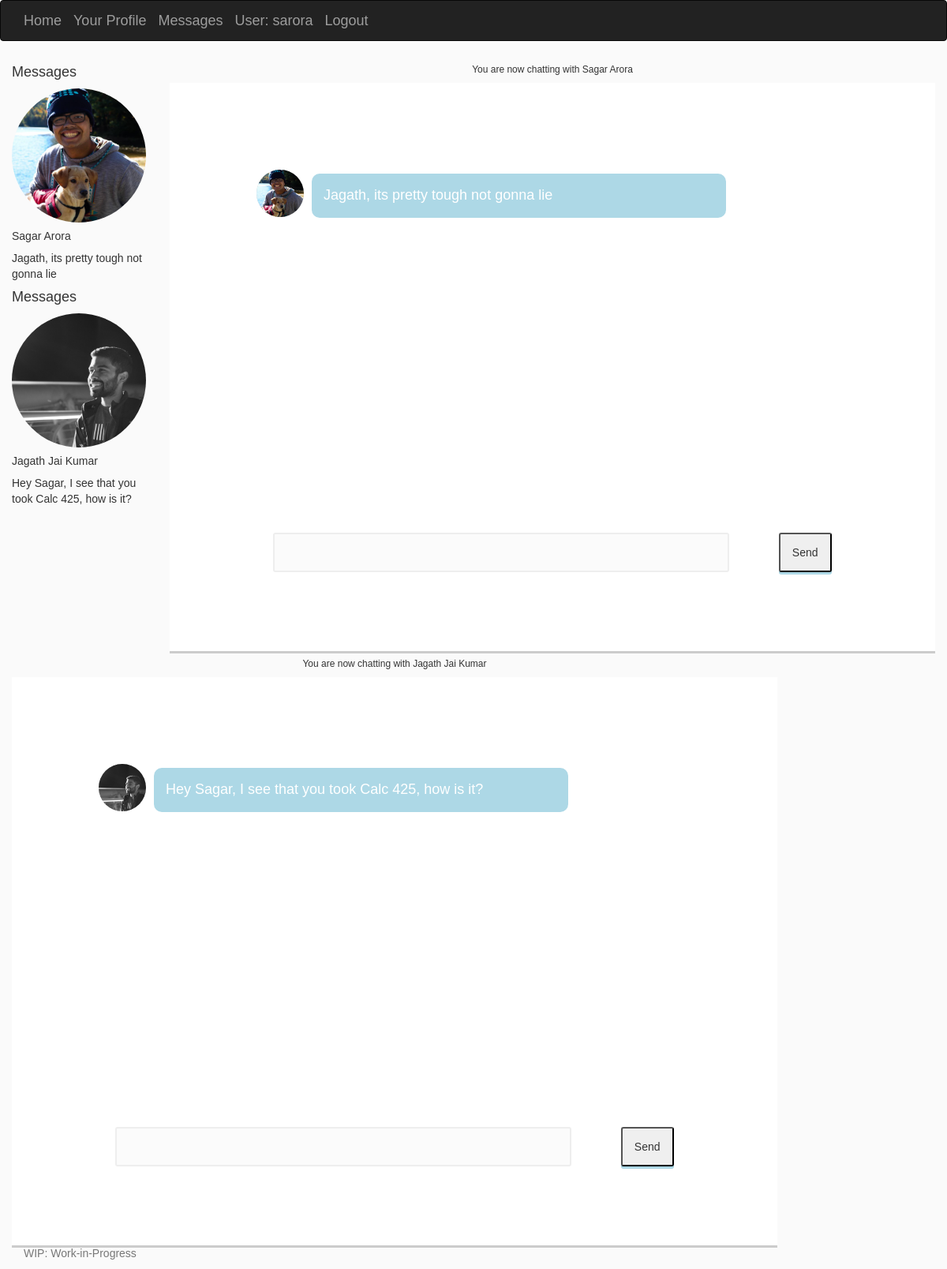
/Tibl/messaging/ (signed in), run on the app's committed database.
### Tibl/models.py (models this page shows, shortened)
class Message(models.Model):
	sender = models.ForeignKey('Student', on_delete=models.SET_NULL, null=True, related_name = 'sender')
	receiver = models.ForeignKey('Student', on_delete=models.SET_NULL, null=True, related_name = 'receiver')
	content = models.TextField(max_length=1000)
	creation_date = models.DateTimeField(auto_now_add=True)

class Student(models.Model):
	full_name = models.CharField(max_length=60)
	grad_year = models.IntegerField()
	profile_picture = models.ImageField(upload_to="profile_pictures")
	user = models.OneToOneField(User, on_delete=models.SET_NULL, null=True)
	def __str__(self):
		return self.full_name

### Tibl/views.py (the view)
# urls.py: path('messaging/', views.messaging, name='messages'),
@login_required
def messaging(request):
    cur_user = request.user.pk
    cur_student = Student.objects.get(user=cur_user)
    messages = Message.objects.filter(Q(sender=cur_student) | Q(receiver=cur_student))
    return render(
        request,
        'messaging.html',
        context={'messages':messages}
    )

### Tibl/templates/messaging.html
{% extends "base_generic.html" %}
{% load static %}
{% block content %}
<link rel="stylesheet" href="{% static 'css/messaging.css' %}">
    <div class="col-md-2">
    	{% for message in messages %}
        <h4> Messages</h4>
        <div class="first">
            <img src="{% static message.sender.profile_picture.url  %}" class="img-circle">
            <h5>{{message.sender}}</h5>
            <p>{{message.content}}</p>
        </div>
       {% endfor %}
    </div>
       {% for message in messages %}
    <div class="col-md-10">
        <h6> You are now chatting with {{message.sender}}</h6>
        <div class="chatbox">
            <div class="chatlogs">
                <div class="chat friend">
                    <div class = "user-photo"><img src= "{% static message.sender.profile_picture.url  %}" class="img-circle"></div>
                    <p class ="chat-message">{{message.content}}</p>
                </div>
            </div>
            <div class="chat-form">
                <textarea></textarea>
                <button>Send</button>
            </div>
        </div>
    </div>
       {% endfor %}
{% endblock %}

### Tibl/templates/base_generic.html (shortened to what this page needs)
<!DOCTYPE html>
<html lang="en">
  {% load static %}
<head>
  <link href="{% static 'css/bootstrap.min.css' %}" rel="stylesheet">
</head>
<body>
  <div class="navbar navbar-inverse bg-inverse">
    <div class="container d-flex justify-content-between">
      <a href="/" class="navbar-brand">Home</a>
      <a href="{% url 'myprofile'%}" class="navbar-brand">Your Profile</a>
      <a href="{% url 'messages'%}" class="navbar-brand">Messages</a>
      {% if user.is_authenticated %}
      <a href="#" class="navbar-brand">User: {{ user.get_username }}</a>
     <a href="{% url 'logout'%}?next={{request.path}}" class="navbar-brand">Logout</a>
   {% else %}
     <a href="{% url 'login'%}?next={{request.path}}" class="navbar-brand">Login</a>
   {% endif %}
    </div>
  </div>
  {% block content %}
  {% endblock %}
  <footer class="text-muted col-md-12">
    <div class="container">
      <p>WIP: Work-in-Progress</p>
    </div>
  </footer>
</body>
</html>

### Tibl/static/css/messaging.css (style rules this page uses)
* { margin: 0; padding: 0; font-family: sans-serif; box-sizing: border-box; }
body { background: #fafafa; }
.chatbox { background: #fff; padding: 100px; margin: 0px 0px; box-shadow: 0 3px #ccc; }
.chatlogs { padding: 10px; width: 100%; height: 450px; }
.chat { display: flex; flex-flow: row wrap; align-items: flex-start; margin-bottom: 10px; }
.chat .user-photo { width: 60px; height: 60px; background: #ccc; border-radius: 50%; }
h6 { text-align: center; }
.chat .chat-message { align-content: center; width: 70%; padding: 15px; margin: 5px 10px 0; border-radius: 10px; color: #fff; font-size: 18px; }
.friend .chat-message { vertical-align: middle; background: lightblue; }
.chat-form { margin-top: 20px; display: flex; align-items: flex-start; }
.chat-form textarea { background: #fbfbfb; width: 75%; height: 50px; border: 2px solid #eee; resize: none; padding: 10px; font-size: 18px; color: #999; margin: auto; border-radius: 3px; }
.chat-form button { height: 50px; padding: 5px 15px; margin: auto; border-radius: 3px; box-shadow: 0 3px 0 lightblue; cursor: pointer; }
img { max-width:100%; max-height:100%; }

### data on the page
Message: sender.profile_picture (picture), sender "Sagar Arora", content "Jagath, its pretty tough not gonna lie"
Message: sender.profile_picture (picture), sender "Jagath Jai Kumar", content "Hey Sagar, I see that you took Calc 425, how is it?"

### other printed values
{{ user.get_username }} "sarora"
